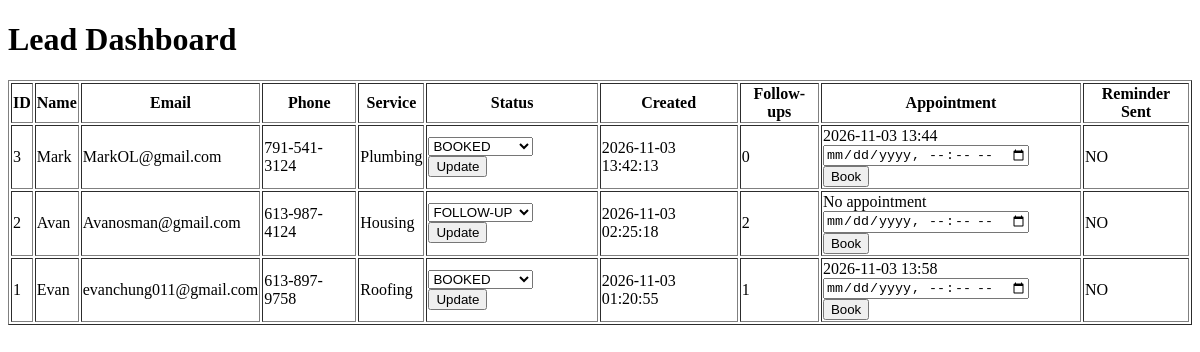
The app's page /dashboard, older data.
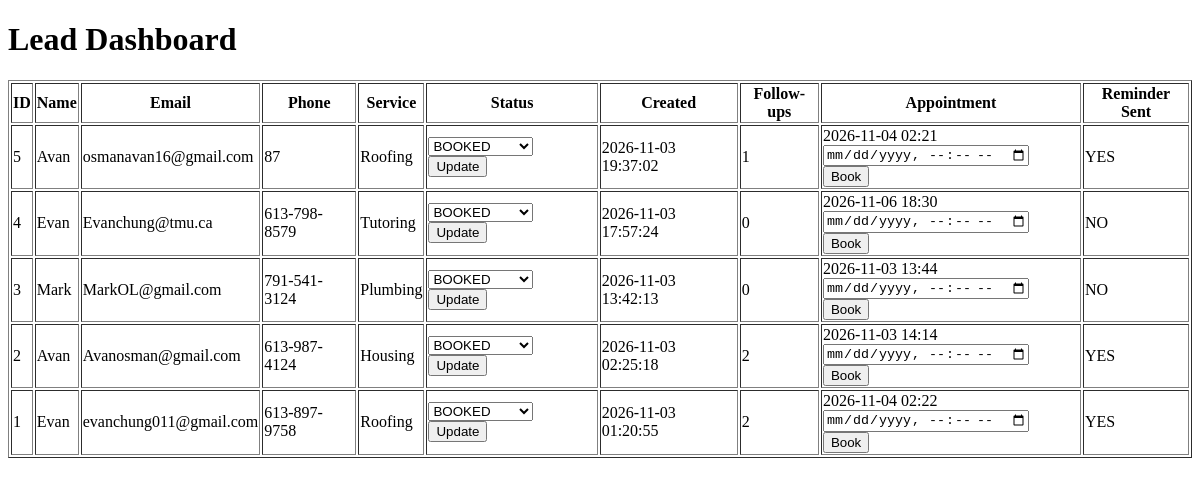
The same page, newer data.
### tables this page shows
CREATE TABLE leads (
            lead_id INTEGER PRIMARY KEY AUTOINCREMENT,
            name TEXT NOT NULL,
            email TEXT NOT NULL,
            phone TEXT NOT NULL,
            service TEXT NOT NULL,
            status TEXT NOT NULL,
            created_at TEXT NOT NULL,
            last_contacted_at TEXT,
            follow_up_count INTEGER DEFAULT 0,
            appointment_date TEXT,
            reminder_sent TEXT DEFAULT 'NO'
        );

### app.py (the view)
@app.route("/dashboard")
def dashboard():
    connection = sqlite3.connect("leads.db")
    cursor = connection.cursor()
    cursor.execute("""
        SELECT
            lead_id,
            name,
            email,
            phone,
            service,
            status,
            created_at,
            follow_up_count,
            appointment_date,
            reminder_sent
        FROM leads
        ORDER BY lead_id DESC
    """)
    leads = cursor.fetchall()
    connection.close()
    return render_template(
        "dashboard.html",
        leads=leads
    )

### templates/dashboard.html (shortened to what this page needs)
<!DOCTYPE html>
<html>
<head>
</head>
<body>
    <h1>Lead Dashboard</h1>
    <table border="1">
        <tr>
            <th>ID</th>
            <th>Name</th>
            <th>Email</th>
            <th>Phone</th>
            <th>Service</th>
            <th>Status</th>
            <th>Created</th>
            <th>Follow-ups</th>
            <th>Appointment</th>
            <th>Reminder Sent</th>
        </tr>
        {% for lead in leads %}
        <tr>
            <td>{{ lead[0] }}</td>
            <td>{{ lead[1] }}</td>
            <td>{{ lead[2] }}</td>
            <td>{{ lead[3] }}</td>
            <td>{{ lead[4] }}</td>
            <td>
    <form action="/update_status/{{ lead[0] }}" method="POST">
        <select name="status">
            <option value="FOLLOW-UP" {% if lead[5] == "FOLLOW-UP" %}selected{% endif %}>
                FOLLOW-UP
            </option>
            <option value="BOOKED" {% if lead[5] == "BOOKED" %}selected{% endif %}>
                BOOKED
            </option>
        </select>
        <button type="submit">
            Update
        </button>
    </form>
</td>
            <td>{{ lead[6] }}</td>
            <td>{{ lead[7] }}</td>
            <td>
    {% if lead[8] %}
        {{ lead[8] }}
    {% else %}
        No appointment
    {% endif %}
    <form
        action="/book_appointment/{{ lead[0] }}"
        method="POST"
    >
        <input
            type="datetime-local"
            name="appointment_date"
            required
        >
        <button type="submit">
            Book
        </button>
    </form>
</td>
            <td>{{ lead[9] }}</td>
        </tr>
        {% endfor %}
    </table>
</body>
</html>

Row changes from the older to the newer data that the page shows:
added leads: lead_id "5", name "Avan", email "osmanavan16@gmail.com", phone "87", service "Roofing", status "BOOKED", created_at "2026-11-03 19:37:02", follow_up_count "1", appointment_date "2026-11-04 02:21", reminder_sent "YES"
added leads: lead_id "4", name "Evan", email "Evanchung@tmu.ca", phone "613-798-8579", service "Tutoring", status "BOOKED", created_at "2026-11-03 17:57:24", follow_up_count "0", appointment_date "2026-11-06 18:30", reminder_sent "NO"
changed leads "Avanosman@gmail.com": status "FOLLOW-UP" → "BOOKED"; appointment_date (not shown) → "2026-11-03 14:14"; reminder_sent "NO" → "YES"; no longer shows "No appointment"
changed leads "evanchung011@gmail.com": follow_up_count "1" → "2"; appointment_date "2026-11-03 13:58" → "2026-11-04 02:22"; reminder_sent "NO" → "YES"
